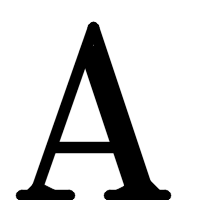
#> input picture data/data10/A0.png, 200 x 200 px
$ python NS_Hopfield_test.py
#> lines starting #> are read from the running program, lines starting #| are printed output that depends on the picture
import numpy as np
import matplotlib.pyplot as plt
import os
from PIL import Image
from scipy.spatial.distance import euclidean

class HopfieldNetwork:
    def __init__(self, num_neurons):
        self.num_neurons = num_neurons
        self.weights = np.zeros((num_neurons, num_neurons))

    # [31 lines left out: functions train, predict, not called in this run]

    def convert_image_to_pattern(self, image_path):
        """Convert an image to a binary pattern."""
#> called with image_path = 'data/data10/A0.png'
        image = Image.open(image_path).convert('L')
#> image is the input picture: PIL image 200x200 L; min 0, max 255, mean 204.5
        image = image.resize((28, 28))  # Ensure the image size is 28x28
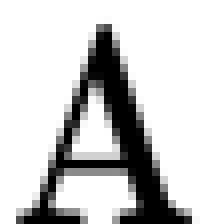
#> image: PIL image 28x28 L (shown 8 times larger); min 0, max 255, mean 204.3
        pattern = np.array(image).flatten()
#> pattern = 784 values, max 255 at index 0, min 0 at index 125, mean 204.3
        # Normalize to +1 and -1
        pattern = np.where(pattern > 128, 1, -1)
#> pattern = 784 values, max 1 at index 0, min -1 at index 96, mean 0.622
        return pattern

    # [26 lines left out: functions display_pattern, recognize_letter, not called in this run]

# Load sample images (ensure they are in the correct format and path)
letter_images = {
        'A': ['data/data10/A0.png'],
    'B': ['data/data10/B0.png'],
    'C': ['data/data10/C0.png'],
    'D': ['data/data10/D0.png'],
    'E': ['data/data10/E0.png'],
    'F': ['data/data10/F0.png'],
    'G': ['data/data10/G0.png'],
    'H': ['data/data10/H0.png'],
    'I': ['data/data10/I0.png'],
    'J': ['data/data10/J0.png'],
    'K': ['data/data10/K0.png'],
    'L': ['data/data10/L0.png'],
    'M': ['data/data10/M0.png'],
    'N': ['data/data10/N0.png'],
    'O': ['data/data10/O0.png'],
    'P': ['data/data10/P0.png'],
    'Q': ['data/data10/Q0.png'],
    'R': ['data/data10/R0.png'],
    'S': ['data/data10/S0.png'],
    'T': ['data/data10/T0.png'],
    'U': ['data/data10/U0.png'],
    'V': ['data/data10/V0.png'],
    'W': ['data/data10/W0.png'],
    'X': ['data/data10/X0.png'],
    'Y': ['data/data10/Y0.png'],
    'Z': ['data/data10/Z0.png']
}

# Initialize the Hopfield network with enough neurons
num_neurons = 28 * 28  # 784 neurons for 28x28 image
hopfield = HopfieldNetwork(num_neurons)

# Train the network on the patterns
patterns = []
for letter, images in letter_images.items():
    for img_path in images:
        pattern = hopfield.convert_image_to_pattern(img_path)
        patterns.append(pattern)
#> pass 2 of the loop `for letter, images in letter_images.items():`:
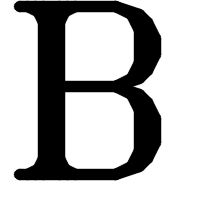
#> input picture data/data10/B0.png, 200 x 200 px
#> in convert_image_to_pattern, image is the input picture: PIL image 200x200 L; min 0, max 255, mean 179.5
#> in convert_image_to_pattern (call 2), `image = image.resize((28, 28))`:
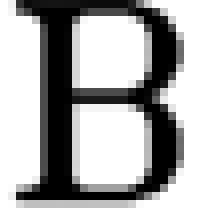
#> image: PIL image 28x28 L (shown 8 times larger); min 0, max 255, mean 179
#> in convert_image_to_pattern (call 2), `pattern = np.array(image).flatten()`: pattern = 784 values, max 255 at index 0, min 0 at index 33, mean 179
#> in convert_image_to_pattern (call 2), `pattern = np.where(pattern > 128, 1, -1)`: pattern = 784 values, max 1 at index 0, min -1 at index 2, mean 0.395
#> pass 3 of the loop `for letter, images in letter_images.items():`:
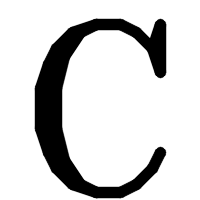
#> input picture data/data10/C0.png, 200 x 200 px
#> in convert_image_to_pattern, image is the input picture: PIL image 200x200 L; min 0, max 255, mean 209.9
#> in convert_image_to_pattern (call 3), `image = image.resize((28, 28))`:
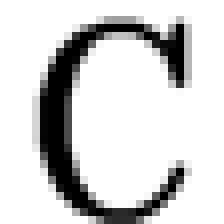
#> image: PIL image 28x28 L (shown 8 times larger); min 0, max 255, mean 209.6
#> in convert_image_to_pattern (call 3), `pattern = np.array(image).flatten()`: pattern = 784 values, max 255 at index 0, min 0 at index 97, mean 209.6
#> in convert_image_to_pattern (call 3), `pattern = np.where(pattern > 128, 1, -1)`: pattern = 784 values, max 1 at index 0, min -1 at index 95, mean 0.651
#> (the run stopped early here; a loop or call above may not have finished)
